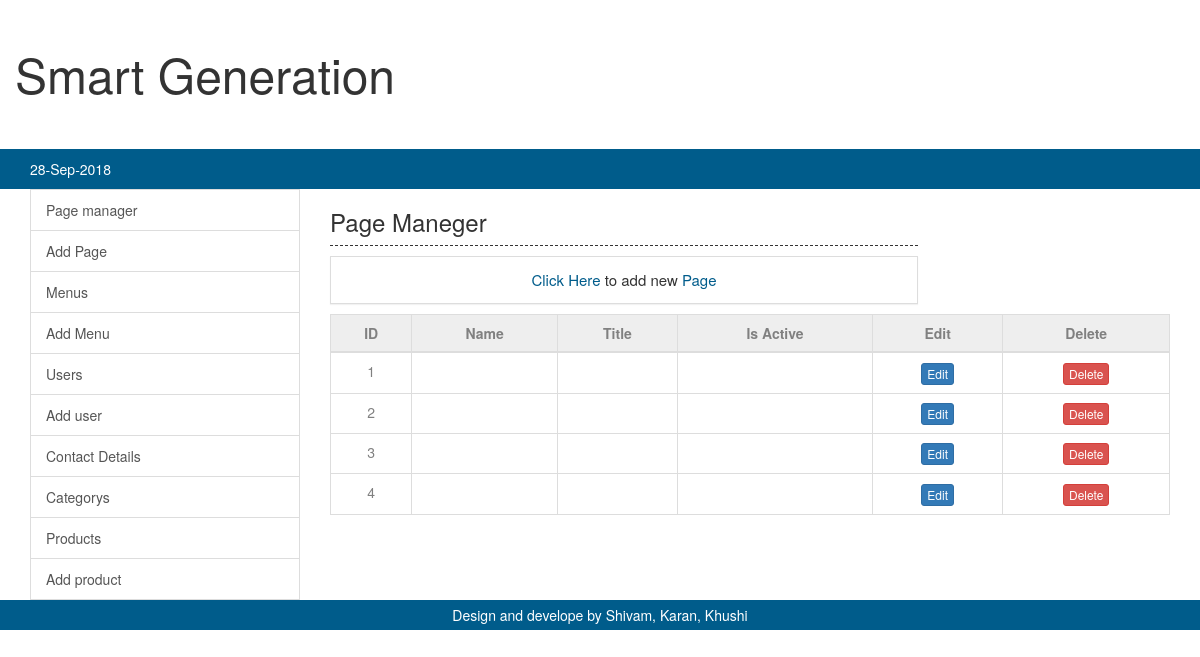
The page /admin/view.php on the database its author committed.
### tables this page shows
CREATE TABLE `page` (
  `id` int(11) NOT NULL,
  `page_path` varchar(255) NOT NULL
);

### admin/pages/view.php (the view, shortened to what this page needs)
<?php
require 'conection/conection.php';
	$query = $ser->prepare("SELECT * FROM page");
	$query->execute();
?>
<div>
	<div class="head">
		<div class="heading">
			<h3>Page Maneger</h3>
		</div>
		<div class="panel panel-default">
			<div class="panel-body">
				<h5 class="links">
					<a href="?content=add-page">Click Here</a> to add new
					<a href="?content=add-page">Page</a>
				</h5>
			</div>
		</div>
	</div>
	<table class="table table-bordered">
		<thead>
			<tr>
				<th>ID</th>
				<th>Name</th>
				<th>Title</th>
				<th>Is Active</th>
				<th>Edit</th>
				<th>Delete</th>
			</tr>
		</thead>
		<tbody>
			<?php while($result=$query->fetch()):?>
			<tr>
				<td>
					<?php echo $result['id']; ?>
				</td>
				<td>
				</td>
				<td>
				</td>
				<td>
				</td>
				<td>
					<a href="?content=edit-page&action=edit&id=<?php echo $result['id']; ?>" class="btn btn-primary btn-xs">Edit</a>
				</td>
				<td>
					<a href="?content=pages&action=delete&id=<?php echo $result['id']; ?>" class="btn btn-danger btn-xs" onclick="return confirm('Are you shure you want to delete this page!!');">Delete</a>
				</td>
			</tr>
			<?php endwhile;?>
		</tbody>
	</table>
</div>

### css/sb-admin-2.css (style rules this page uses)
body { background-color: #f8f8f8; }

### css/admin.css (style rules this page uses)
body { background-color: #fff; }
.panel-default { border-radius: 0; margin: 10px 0; }
.head { width:70%; }
.heading { color:#333; border-bottom: 1px dashed #333; margin: 5px 0; }
.table > thead > tr > th { text-align: center; background-color: #eee; color: gray; }
.table > tbody > tr > td { text-align: center; color: gray; }
.links { text-align: center; margin: 0; font-size: 15px; }
.links a { text-decoration: none; color:#005C8B; }

### rows shown on the page
page: id "1"
page: id "2"
page: id "3"
page: id "4"
